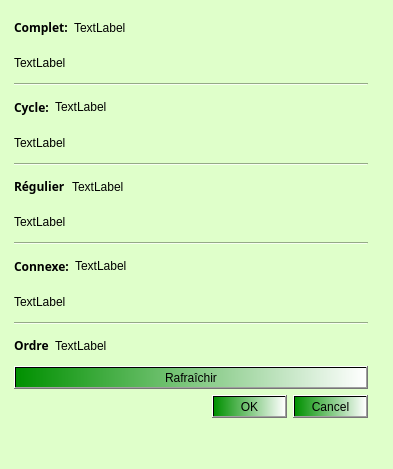
<?xml version="1.0" encoding="UTF-8"?>
<ui version="4.0">
 <class>GraphProperties</class>
 <widget class="QDialog" name="GraphProperties">
  <property name="geometry">
   <rect>
    <x>0</x>
    <y>0</y>
    <width>393</width>
    <height>469</height>
   </rect>
  </property>
  <property name="windowTitle">
   <string>Propriétés du graphe</string>
  </property>
  <property name="styleSheet">
   <string>background-color:rgb(223, 255, 202);</string>
  </property>
  <widget class="QWidget" name="verticalLayoutWidget">
   <property name="geometry">
    <rect>
     <x>10</x>
     <y>10</y>
     <width>361</width>
     <height>411</height>
    </rect>
   </property>
   <layout class="QVBoxLayout" name="verticalLayout">
    <property name="sizeConstraint">
     <enum>QLayout::SetNoConstraint</enum>
    </property>
    <property name="leftMargin">
     <number>4</number>
    </property>
    <property name="topMargin">
     <number>3</number>
    </property>
    <property name="rightMargin">
     <number>3</number>
    </property>
    <property name="bottomMargin">
     <number>3</number>
    </property>
    <item>
     <layout class="QHBoxLayout" name="horizontalLayout">
      <item>
       <widget class="QLabel" name="label">
        <property name="font">
         <font>
          <family>Andalus</family>
          <pointsize>9</pointsize>
          <weight>75</weight>
          <bold>true</bold>
         </font>
        </property>
        <property name="text">
         <string>Complet:</string>
        </property>
       </widget>
      </item>
      <item>
       <widget class="QLabel" name="completeL">
        <property name="text">
         <string>TextLabel</string>
        </property>
       </widget>
      </item>
      <item>
       <spacer name="horizontalSpacer">
        <property name="orientation">
         <enum>Qt::Horizontal</enum>
        </property>
        <property name="sizeHint" stdset="0">
         <size>
          <width>40</width>
          <height>20</height>
         </size>
        </property>
       </spacer>
      </item>
     </layout>
    </item>
    <item>
     <layout class="QHBoxLayout" name="horizontalLayout_2">
      <item>
       <widget class="QLabel" name="completeLR">
        <property name="text">
         <string>TextLabel</string>
        </property>
       </widget>
      </item>
     </layout>
    </item>
    <item>
     <widget class="Line" name="line">
      <property name="orientation">
       <enum>Qt::Horizontal</enum>
      </property>
     </widget>
    </item>
    <item>
     <layout class="QHBoxLayout" name="horizontalLayout_3">
      <item>
       <widget class="QLabel" name="label_5">
        <property name="font">
         <font>
          <family>Andalus</family>
          <pointsize>9</pointsize>
          <weight>75</weight>
          <bold>true</bold>
         </font>
        </property>
        <property name="text">
         <string>Cycle:</string>
        </property>
       </widget>
      </item>
      <item>
       <widget class="QLabel" name="cycleL">
        <property name="text">
         <string>TextLabel</string>
        </property>
       </widget>
      </item>
      <item>
       <spacer name="horizontalSpacer_2">
        <property name="orientation">
         <enum>Qt::Horizontal</enum>
        </property>
        <property name="sizeHint" stdset="0">
         <size>
          <width>40</width>
          <height>20</height>
         </size>
        </property>
       </spacer>
      </item>
     </layout>
    </item>
    <item>
     <layout class="QHBoxLayout" name="horizontalLayout_4">
      <item>
       <widget class="QLabel" name="cycleLR">
        <property name="text">
         <string>TextLabel</string>
        </property>
       </widget>
      </item>
     </layout>
    </item>
    <item>
     <widget class="Line" name="line_2">
      <property name="orientation">
       <enum>Qt::Horizontal</enum>
      </property>
     </widget>
    </item>
    <item>
     <layout class="QHBoxLayout" name="horizontalLayout_5">
      <item>
       <widget class="QLabel" name="label_8">
        <property name="font">
         <font>
          <family>Andalus</family>
          <pointsize>9</pointsize>
          <weight>75</weight>
          <bold>true</bold>
         </font>
        </property>
        <property name="text">
         <string>Régulier</string>
        </property>
       </widget>
      </item>
      <item>
       <widget class="QLabel" name="regularL">
        <property name="text">
         <string>TextLabel</string>
        </property>
       </widget>
      </item>
      <item>
       <spacer name="horizontalSpacer_3">
        <property name="orientation">
         <enum>Qt::Horizontal</enum>
        </property>
        <property name="sizeHint" stdset="0">
         <size>
          <width>40</width>
          <height>20</height>
         </size>
        </property>
       </spacer>
      </item>
     </layout>
    </item>
    <item>
     <layout class="QHBoxLayout" name="horizontalLayout_6">
      <item>
       <widget class="QLabel" name="regularLR">
        <property name="text">
         <string>TextLabel</string>
        </property>
       </widget>
      </item>
     </layout>
    </item>
    <item>
     <widget class="Line" name="line_3">
      <property name="orientation">
       <enum>Qt::Horizontal</enum>
      </property>
     </widget>
    </item>
    <item>
     <layout class="QHBoxLayout" name="horizontalLayout_7">
      <item>
       <widget class="QLabel" name="label_11">
        <property name="font">
         <font>
          <family>Andalus</family>
          <pointsize>9</pointsize>
          <weight>75</weight>
          <bold>true</bold>
         </font>
        </property>
        <property name="text">
         <string>Connexe:</string>
        </property>
       </widget>
      </item>
      <item>
       <widget class="QLabel" name="connexeL">
        <property name="text">
         <string>TextLabel</string>
        </property>
       </widget>
      </item>
      <item>
       <spacer name="horizontalSpacer_4">
        <property name="orientation">
         <enum>Qt::Horizontal</enum>
        </property>
        <property name="sizeHint" stdset="0">
         <size>
          <width>40</width>
          <height>20</height>
         </size>
        </property>
       </spacer>
      </item>
     </layout>
    </item>
    <item>
     <layout class="QHBoxLayout" name="horizontalLayout_8">
      <item>
       <widget class="QLabel" name="connexeLR">
        <property name="styleSheet">
         <string/>
        </property>
        <property name="text">
         <string>TextLabel</string>
        </property>
       </widget>
      </item>
     </layout>
    </item>
    <item>
     <widget class="Line" name="line_4">
      <property name="orientation">
       <enum>Qt::Horizontal</enum>
      </property>
     </widget>
    </item>
    <item>
     <layout class="QHBoxLayout" name="horizontalLayout_9">
      <item>
       <widget class="QLabel" name="label_14">
        <property name="font">
         <font>
          <family>Andalus</family>
          <pointsize>9</pointsize>
          <weight>75</weight>
          <bold>true</bold>
         </font>
        </property>
        <property name="text">
         <string>Ordre</string>
        </property>
       </widget>
      </item>
      <item>
       <widget class="QLabel" name="orderL">
        <property name="text">
         <string>TextLabel</string>
        </property>
       </widget>
      </item>
      <item>
       <spacer name="horizontalSpacer_5">
        <property name="orientation">
         <enum>Qt::Horizontal</enum>
        </property>
        <property name="sizeHint" stdset="0">
         <size>
          <width>40</width>
          <height>20</height>
         </size>
        </property>
       </spacer>
      </item>
     </layout>
    </item>
    <item>
     <widget class="QPushButton" name="refreshB">
      <property name="styleSheet">
       <string>background-color:qlineargradient(spread:pad, x1:0, y1:0, x2:1, y2:0, stop:0 rgba(0, 144, 0, 255), stop:1 rgba(255, 255, 255, 255));</string>
      </property>
      <property name="text">
       <string>Rafraîchir</string>
      </property>
     </widget>
    </item>
    <item>
     <widget class="QDialogButtonBox" name="buttonBox">
      <property name="styleSheet">
       <string>background-color:qlineargradient(spread:pad, x1:0, y1:0, x2:1, y2:0, stop:0 rgba(0, 144, 0, 255), stop:1 rgba(255, 255, 255, 255));</string>
      </property>
      <property name="orientation">
       <enum>Qt::Horizontal</enum>
      </property>
      <property name="standardButtons">
       <set>QDialogButtonBox::Cancel|QDialogButtonBox::Ok</set>
      </property>
     </widget>
    </item>
   </layout>
  </widget>
  <zorder>verticalLayoutWidget</zorder>
  <zorder>buttonBox</zorder>
 </widget>
 <resources/>
 <connections>
  <connection>
   <sender>buttonBox</sender>
   <signal>accepted()</signal>
   <receiver>GraphProperties</receiver>
   <slot>accept()</slot>
   <hints>
    <hint type="sourcelabel">
     <x>242</x>
     <y>343</y>
    </hint>
    <hint type="destinationlabel">
     <x>157</x>
     <y>274</y>
    </hint>
   </hints>
  </connection>
  <connection>
   <sender>buttonBox</sender>
   <signal>rejected()</signal>
   <receiver>GraphProperties</receiver>
   <slot>reject()</slot>
   <hints>
    <hint type="sourcelabel">
     <x>277</x>
     <y>343</y>
    </hint>
    <hint type="destinationlabel">
     <x>286</x>
     <y>274</y>
    </hint>
   </hints>
  </connection>
 </connections>
</ui>
